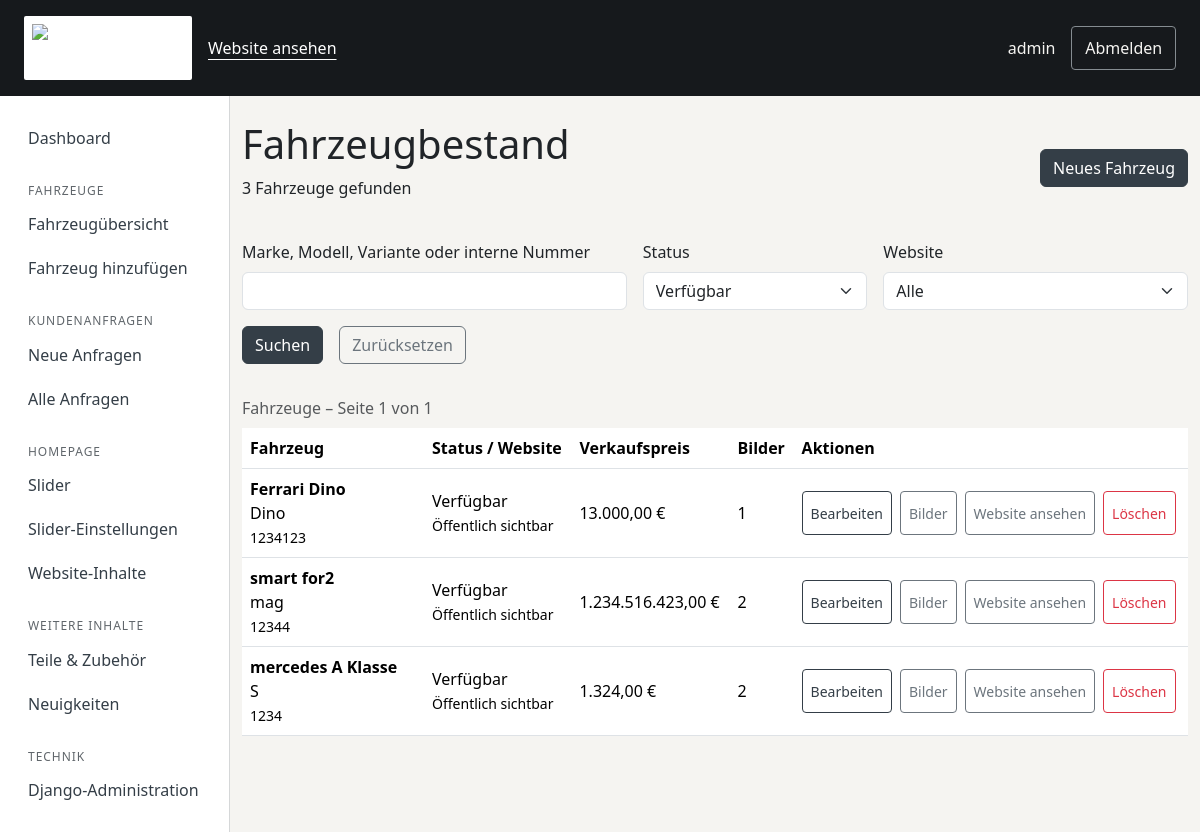
The app's page /verwaltung/fahrzeuge/?status=available (signed in) with its own data.
### vehicles/models.py (models this page shows, shortened)
class Vehicle(models.Model):
    internal_number = models.CharField(max_length=50, unique=True, verbose_name="Interne Fahrzeugnummer")
    brand = models.CharField(max_length=100, verbose_name="Marke")
    model = models.CharField(max_length=120, verbose_name="Modell")
    variant = models.CharField(max_length=150, blank=True, verbose_name="Variante / Modellbezeichnung")
    vehicle_type = models.CharField(max_length=80, verbose_name="Fahrzeugtyp")
    first_registration = models.DateField(verbose_name="Erstzulassung")
    year = models.PositiveIntegerField(verbose_name="Baujahr")
    mileage = models.PositiveIntegerField(verbose_name="Kilometerstand")
    fuel_type = models.CharField(max_length=60, verbose_name="Kraftstoffart")
    transmission = models.CharField(max_length=50, verbose_name="Getriebe")
    power_kw = models.PositiveIntegerField(verbose_name="Leistung kW")
    power_ps = models.PositiveIntegerField(verbose_name="Leistung PS")
    engine_capacity = models.PositiveIntegerField(verbose_name="Hubraum")
    doors = models.PositiveIntegerField(verbose_name="Anzahl Türen")
    seats = models.PositiveIntegerField(verbose_name="Anzahl Sitzplätze")
    exterior_color = models.CharField(max_length=80, verbose_name="Außenfarbe")
    interior_equipment = models.CharField(max_length=200, blank=True, verbose_name="Innenausstattung")
    vin = models.CharField(max_length=50, blank=True, verbose_name="FIN / Fahrgestellnummer")
    previous_owners = models.PositiveIntegerField(default=0, verbose_name="Anzahl Vorbesitzer")
    hu_valid_until = models.DateField(blank=True, null=True, verbose_name="HU gültig bis")
    purchase_price = models.DecimalField(max_digits=12, decimal_places=2, verbose_name="Einkaufspreis")
    sale_price = models.DecimalField(max_digits=12, decimal_places=2, verbose_name="Verkaufspreis")
    description = models.TextField(blank=True, verbose_name="Beschreibung")
    equipment = models.TextField(blank=True, verbose_name="Ausstattung")
    status = models.CharField(
        max_length=30,
        choices=VehicleStatus.choices,
        default=VehicleStatus.IN_PREPARATION,
        verbose_name="Status",
    )
    is_published = models.BooleanField(default=False, verbose_name="Veröffentlicht")
    public_visible = models.BooleanField(default=False, verbose_name="Öffentlich sichtbar")
    created_at = models.DateTimeField(default=timezone.now, verbose_name="Datum der Aufnahme")
    updated_at = models.DateTimeField(auto_now=True, verbose_name="Datum der letzten Änderung")
    class Meta:
        ordering = ["-updated_at"]
        verbose_name = "Fahrzeug"
        verbose_name_plural = "Fahrzeuge"
    @property
    def is_publicly_listed(self) -> bool:
        return self.is_published and self.public_visible and self.status == VehicleStatus.AVAILABLE

### vehicles/views.py (the view)
@login_required(login_url="login")
@permission_required("vehicles.view_vehicle", raise_exception=True)
def management_vehicles(request):
    queryset = Vehicle.objects.annotate(image_count=Count("images"))
    query = request.GET.get("q", "").strip()
    status = request.GET.get("status", "")
    visibility = request.GET.get("visibility", "")
    if query:
        queryset = queryset.filter(Q(brand__icontains=query) | Q(model__icontains=query)
                                   | Q(variant__icontains=query) | Q(internal_number__icontains=query))
    if status in VehicleStatus.values:
        queryset = queryset.filter(status=status)
    else:
        status = ""
    public = Q(is_published=True, public_visible=True, status=VehicleStatus.AVAILABLE)
    if visibility == "public":
        queryset = queryset.filter(public)
    elif visibility == "hidden":
        queryset = queryset.exclude(public)
    else:
        visibility = ""
    page = Paginator(queryset.order_by("-updated_at", "-pk"), 20).get_page(request.GET.get("page"))
    parameters = request.GET.copy()
    parameters.pop("page", None)
    return render(request, "admin/vehicle_list.html", {
        "page_obj": page, "query": query, "selected_status": status,
        "visibility": visibility, "statuses": VehicleStatus.choices,
        "page_query": parameters.urlencode(),
    })

### vehicles/content.py (called while the page is built)
def homepage_content(values=None):
    interval = Homepage._meta.get_field("slider_interval").default
    if values is None:
        page = Homepage.objects.filter(pk=1).first()
        values = page.published if page else {}
        interval = page.slider_interval if page else interval
    result = {key: values.get(key, default) for key, label, default, group in TEXT_FIELDS}
    image_ids = [values[key] for key, *_ in IMAGE_FIELDS if isinstance(values.get(key), int)]
    images = HomepageImage.objects.in_bulk(image_ids)
    for key, label, fallback, group in IMAGE_FIELDS:
        asset = images.get(values.get(key))
        result[key] = asset.image.url if asset else (static(fallback) if fallback else '')
    result["slider_interval"] = interval
    return result

def website_content(request):
    if not hasattr(request, '_homepage_content'):
        request._homepage_content = homepage_content()
    return {'site_content': request._homepage_content}

### templates/admin/vehicle_list.html (shortened to what this page needs)
{% extends "management/base.html" %}
{% block content %}
<section class="container py-4">
    <div class="d-flex flex-wrap justify-content-between align-items-center gap-3 mb-4">
        <div><h1>Fahrzeugbestand</h1><p>{{ page_obj.paginator.count }} Fahrzeuge gefunden</p></div>
        {% if perms.vehicles.add_vehicle %}<a class="btn btn-primary" href="{% url 'vehicle_create' %}">Neues Fahrzeug</a>{% endif %}
    </div>
    <form method="get" class="row g-3 mb-4">
        <div class="col-md-5"><label class="form-label" for="stock-search">Marke, Modell, Variante oder interne Nummer</label><input class="form-control" type="search" id="stock-search" name="q" value="{{ query }}"></div>
        <div class="col-md-3"><label class="form-label" for="stock-status">Status</label><select class="form-select" id="stock-status" name="status"><option value="">Alle</option>{% for value,label in statuses %}<option value="{{ value }}"{% if selected_status == value %} selected{% endif %}>{{ label }}</option>{% endfor %}</select></div>
        <div class="col-md-4"><label class="form-label" for="stock-visibility">Website</label><select class="form-select" id="stock-visibility" name="visibility"><option value="">Alle</option></select></div>
        <div class="d-flex gap-3"><button class="btn btn-primary" type="submit">Suchen</button><a class="btn btn-outline-secondary" href="{% url 'management_vehicles' %}">Zurücksetzen</a></div>
    </form>
    <div class="table-responsive">
        <table class="table management-table">
            <caption>Fahrzeuge – Seite {{ page_obj.number }} von {{ page_obj.paginator.num_pages }}</caption>
            <thead><tr><th scope="col">Fahrzeug</th><th scope="col">Status / Website</th><th scope="col">Verkaufspreis</th><th scope="col">Bilder</th><th scope="col">Aktionen</th></tr></thead>
            <tbody>{% for vehicle in page_obj %}<tr>
                <td><strong>{{ vehicle.brand }} {{ vehicle.model }}</strong><br>{{ vehicle.variant }}<br><small>{{ vehicle.internal_number }}</small></td>
                <td>{{ vehicle.get_status_display }}<br><small>{% if vehicle.is_publicly_listed %}Öffentlich sichtbar{% else %}Nicht öffentlich{% endif %}</small></td>
                <td>{{ vehicle.sale_price|floatformat:'2g' }} €</td><td>{{ vehicle.image_count }}</td>
                <td><div class="management-actions">
                    {% if perms.vehicles.change_vehicle %}<a class="btn btn-sm btn-outline-primary" href="{% url 'vehicle_update' vehicle.pk %}">Bearbeiten</a><a class="btn btn-sm btn-outline-secondary" href="{% url 'vehicle_images' vehicle.pk %}">Bilder</a>{% endif %}
                    {% if vehicle.is_publicly_listed %}<a class="btn btn-sm btn-outline-secondary" href="{% url 'vehicle_detail' vehicle.pk %}">Website ansehen</a>{% endif %}
                    {% if perms.vehicles.delete_vehicle %}<a class="btn btn-sm btn-outline-danger" href="{% url 'vehicle_delete' vehicle.pk %}">Löschen</a>{% endif %}
                </div></td>
            </tr>{% empty %}<tr><td colspan="5">Keine Fahrzeuge gefunden. Passen Sie die Suche an oder legen Sie ein Fahrzeug an.</td></tr>{% endfor %}</tbody>
        </table>
    </div>
</section>
{% endblock %}

### templates/management/base.html (shortened to what this page needs)
{% load static %}
<!DOCTYPE html>
<html lang="de">
<head>
    <link href="https://cdn.jsdelivr.net/npm/bootstrap@5.3.3/dist/css/bootstrap.min.css" rel="stylesheet">
    <link href="{% static 'css/management.css' %}?v=workspace-2" rel="stylesheet">
</head>
<body>
    <header class="management-header">
        <div class="container-fluid d-flex align-items-center flex-wrap gap-3 px-4 py-3">
            <a href="{% url 'dashboard' %}" class="management-brand"><img src="{% static 'images/logo.png' %}" width="168" height="48" alt="Auto Wallstein – Verwaltung"></a>
            <a href="{% url 'home' %}">Website ansehen</a>
            <span class="ms-auto">{{ user.get_full_name|default:user.username }}</span>
            <form method="post" action="{% url 'logout' %}">{% csrf_token %}<button class="management-logout" type="submit">Abmelden</button></form>
        </div>
    </header>
    <div class="management-layout">
        <nav id="site-menu" class="management-sidebar" aria-label="Verwaltung">
            <a href="{% url 'dashboard' %}"{% if request.resolver_match.url_name == 'dashboard' %} aria-current="page"{% endif %}>Dashboard</a>
            {% if perms.vehicles.view_vehicle %}<h2>Fahrzeuge</h2>
            <a href="{% url 'management_vehicles' %}">Fahrzeugübersicht</a>
            {% if perms.vehicles.add_vehicle %}<a href="{% url 'vehicle_create' %}">Fahrzeug hinzufügen</a>{% endif %}{% endif %}
            {% if perms.vehicles.view_customerinquiry %}<h2>Kundenanfragen</h2>
            <a href="{% url 'management_inquiries' %}?status=new">Neue Anfragen</a>
            <a href="{% url 'management_inquiries' %}">Alle Anfragen</a>{% endif %}
            {% if perms.vehicles.view_heroslide or perms.vehicles.change_homepage or perms.vehicles.change_slider_settings %}<h2>Homepage</h2>
            {% if perms.vehicles.view_heroslide %}<a href="{% url 'management_slides' %}">Slider</a>{% endif %}
            {% if perms.vehicles.change_slider_settings %}<a href="{% url 'slider_settings' %}">Slider-Einstellungen</a>{% endif %}
            {% if perms.vehicles.change_homepage %}<a href="{% url 'homepage_edit' %}">Website-Inhalte</a>{% endif %}{% endif %}
            {% if perms.vehicles.view_accessory or perms.vehicles.view_newsarticle %}<h2>Weitere Inhalte</h2>
            {% if perms.vehicles.view_accessory %}<a href="{% url 'management_accessories' %}">Teile & Zubehör</a>{% endif %}
            {% if perms.vehicles.view_newsarticle %}<a href="{% url 'management_news' %}">Neuigkeiten</a>{% endif %}{% endif %}
            {% if user.is_superuser %}<h2>Technik</h2><a href="{% url 'admin:index' %}">Django-Administration</a>{% endif %}
        </nav>
        <main id="management-content" tabindex="-1">
            {% block content %}{% endblock %}
        </main>
    </div>
</body>
</html>

### static/css/management.css (style rules this page uses)
body { background: #f5f4f1; color: #202428; }
.management-header { background: #16191c; color: #f5f4f1; }
.management-header a { color: #ffffff; min-height: 44px; display: inline-flex; align-items: center; text-underline-offset: .3em; }
.management-brand img { width: 168px; height: auto; object-fit: contain; background: #fff; padding: 8px; border-radius: 2px; }
.management-table th, .management-table td { vertical-align: middle; }
.management-table caption { caption-side: top; }
.management-actions { display: flex; flex-wrap: wrap; gap: .5rem; }
.management-actions a, .management-pagination a { min-height: 44px; display: inline-flex; align-items: center; }
.management-table td:first-child { min-width: 180px; }
input, select, textarea { scroll-margin-block: 5rem; }
.management-layout { display: grid; grid-template-columns: 230px minmax(0, 1fr); min-height: 85vh; }
.management-layout main { min-width: 0; }
.management-sidebar { background: #fff; border-right: 1px solid #d5d7d8; padding: 1.25rem; }
.management-sidebar h2 { font-size: .75rem; text-transform: uppercase; letter-spacing: .08em; color: #60666b; margin: 1.5rem .5rem .25rem; }
.management-sidebar a { display: flex; align-items: center; min-height: 44px; padding: .5rem; color: #202428; border-radius: 4px; text-decoration: none; }
.management-logout { color: inherit; background: transparent; border: 1px solid #858c91; border-radius: 4px; min-height: 44px; padding: .4rem .8rem; }
.management-layout .btn-primary { --bs-btn-bg: #343e47; --bs-btn-border-color: #343e47; --bs-btn-hover-bg: #1c252d; --bs-btn-hover-border-color: #1c252d; }
.management-layout a:not(.btn) { color: #343e47; }
.management-layout .btn-outline-primary { --bs-btn-color: #343e47; --bs-btn-border-color: #343e47; --bs-btn-hover-bg: #343e47; --bs-btn-hover-border-color: #343e47; }

### records on screen
Vehicle: brand "Ferrari", model "Dino", variant "Dino", internal_number "1234123", status "Verfügbar", is_published "Öffentlich sichtbar", sale_price "13.000,00", image_count "1"
Vehicle: brand "smart", model "for2", variant "mag", internal_number "12344", status "Verfügbar", is_published "Öffentlich sichtbar", sale_price "1.234.516.423,00", image_count "2"
Vehicle: brand "mercedes", model "A Klasse", variant "S", internal_number "1234", status "Verfügbar", is_published "Öffentlich sichtbar", sale_price "1.324,00", image_count "2"

### other values on screen
{{ user.get_full_name|default:user.username }} "admin"
{{ page_obj.paginator.count }} "3"
{{ page_obj.number }} "1"
{{ page_obj.paginator.num_pages }} "1"
form field status "Verfügbar"
